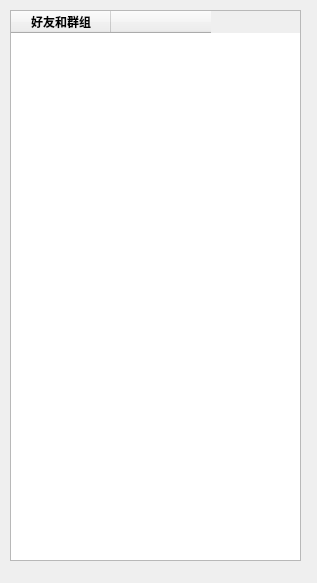
<?xml version="1.0" encoding="UTF-8"?>
<ui version="4.0">
 <class>Form</class>
 <widget class="QWidget" name="Form">
  <property name="geometry">
   <rect>
    <x>0</x>
    <y>0</y>
    <width>317</width>
    <height>583</height>
   </rect>
  </property>
  <property name="windowTitle">
   <string>Form</string>
  </property>
  <widget class="QTableWidget" name="tableWidget">
   <property name="geometry">
    <rect>
     <x>10</x>
     <y>10</y>
     <width>291</width>
     <height>551</height>
    </rect>
   </property>
   <property name="minimumSize">
    <size>
     <width>291</width>
     <height>0</height>
    </size>
   </property>
   <column>
    <property name="text">
     <string>好友和群组</string>
    </property>
    <property name="font">
     <font>
      <family>微软雅黑</family>
      <weight>75</weight>
      <bold>true</bold>
     </font>
    </property>
    <property name="textAlignment">
     <set>AlignCenter</set>
    </property>
    <property name="background">
     <color>
      <red>170</red>
      <green>255</green>
      <blue>255</blue>
     </color>
    </property>
    <property name="foreground">
     <brush brushstyle="SolidPattern">
      <color alpha="255">
       <red>0</red>
       <green>0</green>
       <blue>0</blue>
      </color>
     </brush>
    </property>
   </column>
   <column>
    <property name="text">
     <string/>
    </property>
   </column>
  </widget>
 </widget>
 <resources/>
 <connections/>
</ui>
